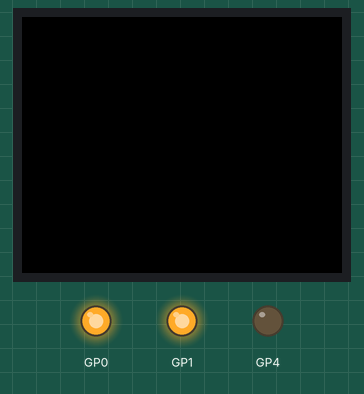
Recording of a program running on a simulated Raspberry Pi Pico running MicroPython. Shown: 160×128 colour display, output pins drawn as LEDs (lit = HIGH). Library files of the repository ran but are not shown: ST7735.py, sysfont.py; pins used as bus, display or sensor lines are not drawn. At 5.0 s the program stops and its outputs stay as they are.

Above: at 0.1 s.
Timing chart, 0 to 1.6 s (numbered marks = the images above):
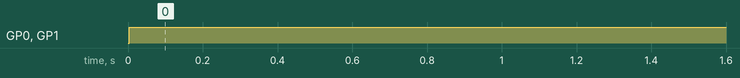

Measured:
- by itself, GP0, GP1: LOW → HIGH at 0.00 s

The program:

displaytest.py
```python
from ST7735 import TFT
from machine import SPI,Pin
from sysfont import sysfont
import time
spi = SPI(0, baudrate=20000000, polarity=0, phase=0,
          sck=Pin(2), mosi=Pin(3), miso=None)
tft=TFT(spi,1,0,4)
tft.setGraphic()
tft.initr()
tft.rgb(True)
tft.rotation(1)


def test_main():
    tft.fill(TFT.BLACK)
    for j in range (0,1000):
        i = str(j)
        tft.text((0, 0), i, TFT.WHITE, sysfont, 1) #merge cu font 3 daca decomentezi linia 21 (fillrect)
        #time.sleep_ms(1000)
        #tft.fill(TFT.BLACK)
        #tft.fillrect((0, 0), tft._size, TFT.BLACK)

    tft.text((0, 0), str(time.ticks_ms() / 1000), TFT.PURPLE, sysfont)
    #tft.text((0, 0), str(time.time()), TFT.PURPLE, sysfont)

test_main()
```
